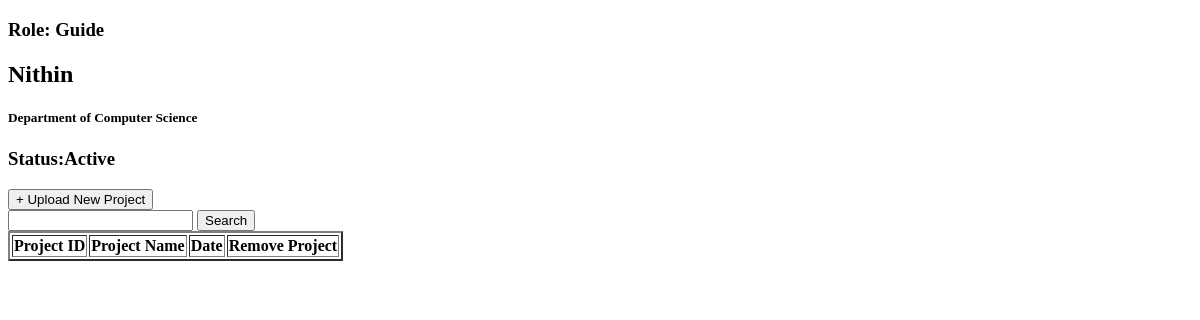
/guide/dashboard (signed in), run on an earlier commit of the app's database.
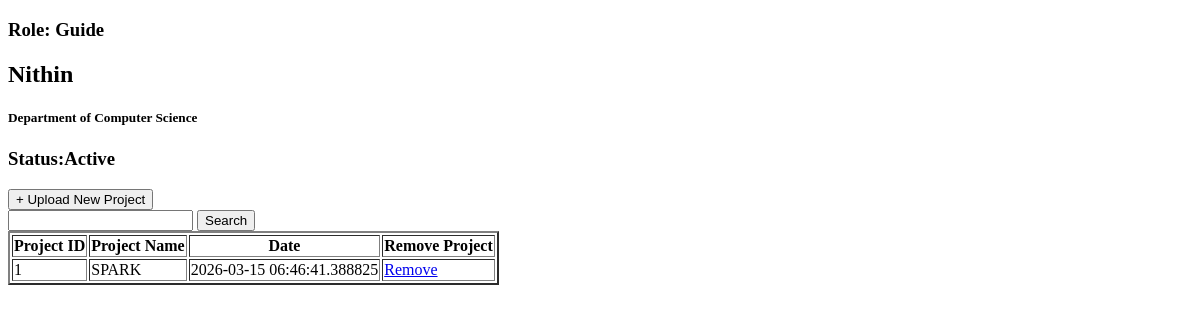
And on a later commit of the database.
### app.py (models this page shows)
class Project(db.Model):
    id = db.Column(db.Integer, primary_key=True)
    name = db.Column(db.String(200))
    stored_name = db.Column(db.String(200))
    submission_date = db.Column(db.DateTime, default=datetime.utcnow)
    batch = db.Column(db.String(20))
    status = db.Column(db.String(20), default='Pending')
    rejection_reason = db.Column(db.Text, nullable=True)
    guide_id = db.Column(db.String(50), db.ForeignKey('guide.id'))
    students= db.relationship('Student',backref='project',lazy=True)

### app.py (the view)
@app.route('/guide/dashboard')
def guide_dash():
    g=session['user_id']
    return render_template("guide.html",g=g, guide=Guide.query.get(g))

### templates/guide.html (shortened to what this page needs)
<!DOCTYPE html>
<html lang="en">
<head>
</head>
<body>
    <h3>Role: Guide</h3>
    <div>
        <h2>{{guide.name}}</h2>
        <h5>Department of {{guide.department}} </h5>
    </div>
    <div>
    <h3>Status:{{ "Active" if guide.is_active else "Inactive" }}</h3>
    <input type="button" value="+ Upload New Project" onclick="window.location.href='/guide/new_project/{{g}}';">
    </div>
    <div>
    <input type="text">
    <input type="button" value="Search">
    <table border="2">
        <tr>
            <th>Project ID</th>
            <th>Project Name</th>
            <th>Date</th>
            <th>Remove Project</th>
        </tr>
        {% for p in guide.projects %}
        <td>{{p.id}}</td>
        <td>{{p.name}}</td>
        <td>{{p.submission_date}}</td>
        <td><a href="/delete_project/{{p.id}}" onclick="return confirm('Are you sure? This will delete the project, the file, and all registered students!');">Remove</a></td>
        {% endfor %}
    </table>
    </div>
</body>
</html>

What changed in the data, as far as the page shows it:
added Project: id "1", name "SPARK", submission_date "2026-03-15 06:46:41.388825"
